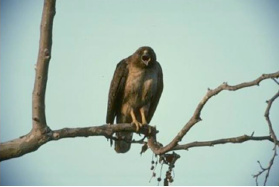
#> input picture in_data/images/1.png, 279 x 187 px
$ python main.py
#> lines starting #> are read from the running program, lines starting #| are printed output that depends on the picture
### seam_carving.py
import numpy as np
import cv2


class SeamCarver:
    def __init__(self, filename, out_height, out_width, protect_mask='', object_mask=''):
        # initialize parameter
#> called with filename = './in_data/images/1.png', out_height = 187, out_width = 230, protect_mask = '', object_mask = ''
        self.filename = filename
        self.out_height = out_height
        self.out_width = out_width

        # read in image and store as np.float64 format
        self.in_image = cv2.imread(filename).astype(np.float64)
        self.in_height, self.in_width = self.in_image.shape[: 2]
#> self.in_height = 187; self.in_width = 279

        # keep tracking resulting image
        self.out_image = np.copy(self.in_image)

        # object removal --> self.object = True
        self.object = (object_mask != '')
        if self.object:
            # read in object mask image file as np.float64 format in gray scale
            self.mask = cv2.imread(object_mask, 0).astype(np.float64)
            self.protect = False
        # image re-sizing with or without protect mask
        else:
            self.protect = (protect_mask != '')
            if self.protect:
                # if protect_mask filename is provided, read in protect mask image file as np.float64 format in gray scale
                self.mask = cv2.imread(protect_mask, 0).astype(np.float64)

        # kernel for forward energy map calculation
        self.kernel_x = np.array([[0., 0., 0.], [-1., 0., 1.], [0., 0., 0.]], dtype=np.float64)
        self.kernel_y_left = np.array([[0., 0., 0.], [0., 0., 1.], [0., -1., 0.]], dtype=np.float64)
        self.kernel_y_right = np.array([[0., 0., 0.], [1., 0., 0.], [0., -1., 0.]], dtype=np.float64)

        # constant for covered area by protect mask or object mask
        self.constant = 1000

        # starting program
        self.start()


    def start(self):
        """
        :return:

        If object mask is provided --> object removal function will be executed
        else --> seam carving function (image retargeting) will be process
        """
        if self.object:
            self.object_removal()
        else:
            self.seams_carving()


    def seams_carving(self):
        """
        :return:

        We first process seam insertion or removal in vertical direction then followed by horizontal direction.

        If targeting height or width is greater than original ones --> seam insertion,
        else --> seam removal

        The algorithm is written for seam processing in vertical direction (column), so image is rotated 90 degree
        counter-clockwise for seam processing in horizontal direction (row)
        """

        # calculate number of rows and columns needed to be inserted or removed
        delta_row, delta_col = int(self.out_height - self.in_height), int(self.out_width - self.in_width)
#> delta_row = 0; delta_col = -49

        # remove column
        if delta_col < 0:
            self.seams_removal(delta_col * -1)
        # insert column
        elif delta_col > 0:
            self.seams_insertion(delta_col)

        # remove row
        if delta_row < 0:
            self.out_image = self.rotate_image(self.out_image, 1)
            if self.protect:
                self.mask = self.rotate_mask(self.mask, 1)
            self.seams_removal(delta_row * -1)
            self.out_image = self.rotate_image(self.out_image, 0)
        # insert row
        elif delta_row > 0:
            self.out_image = self.rotate_image(self.out_image, 1)
            if self.protect:
                self.mask = self.rotate_mask(self.mask, 1)
            self.seams_insertion(delta_row)
            self.out_image = self.rotate_image(self.out_image, 0)


    # [29 lines left out: function object_removal, not called in this run]


    def seams_removal(self, num_pixel):
#> called with num_pixel = 49
        if self.protect:
            for dummy in range(num_pixel):
                energy_map = self.calc_energy_map()
                energy_map[np.where(self.mask > 0)] *= self.constant
                cumulative_map = self.cumulative_map_forward(energy_map)
                seam_idx = self.find_seam(cumulative_map)
                self.delete_seam(seam_idx)
                self.delete_seam_on_mask(seam_idx)
        else:
            for dummy in range(num_pixel):
                energy_map = self.calc_energy_map()
                cumulative_map = self.cumulative_map_forward(energy_map)
                seam_idx = self.find_seam(cumulative_map)
                self.delete_seam(seam_idx)
#> this loop made 49 passes
#> pass 1, in calc_energy_map, `b, g, r = cv2.split(self.out_image)`:
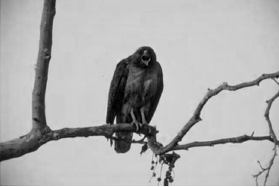
#> b: shape (187, 279) float64; min 0, max 255, mean 175.5
#> pass 1, in calc_energy_map, `b, g, r = cv2.split(self.out_image)`:
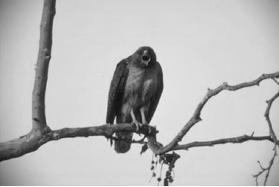
#> g: shape (187, 279) float64; min 17, max 255, mean 185.9
#> pass 1, in calc_energy_map, `b, g, r = cv2.split(self.out_image)`:
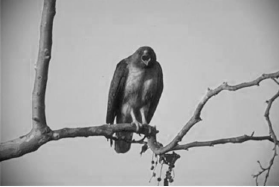
#> r: shape (187, 279) float64; min 12, max 255, mean 165.5
#> pass 1, in calc_energy_map, `b_energy = np.absolute(cv2.Scharr(b, -1, 1, 0)) + np.absolute(cv2.Scha..`:
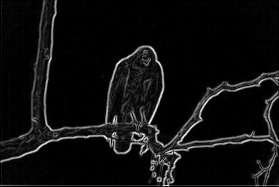
#> b_energy: shape (187, 279) float64; min 0, max 4222, mean 258.9; drawn with min black and max white
#> after the loop:
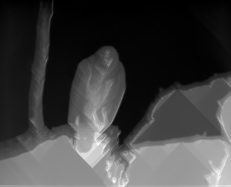
#> cumulative_map: shape (187, 231) float64; min 0, max 76194, mean 19307.8; drawn with min black and max white
#> after the loop:
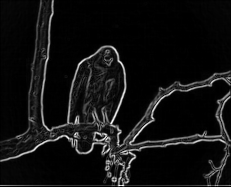
#> energy_map: shape (187, 231) float64; min 0, max 12320, mean 873.3; drawn with min black and max white


    # [40 lines left out: function seams_insertion, not called in this run]


    def calc_energy_map(self):
        b, g, r = cv2.split(self.out_image)
        b_energy = np.absolute(cv2.Scharr(b, -1, 1, 0)) + np.absolute(cv2.Scharr(b, -1, 0, 1))
        g_energy = np.absolute(cv2.Scharr(g, -1, 1, 0)) + np.absolute(cv2.Scharr(g, -1, 0, 1))
        r_energy = np.absolute(cv2.Scharr(r, -1, 1, 0)) + np.absolute(cv2.Scharr(r, -1, 0, 1))
        return b_energy + g_energy + r_energy


    # [8 lines left out: function cumulative_map_backward, not called in this run]


    def cumulative_map_forward(self, energy_map):
        matrix_x = self.calc_neighbor_matrix(self.kernel_x)
        matrix_y_left = self.calc_neighbor_matrix(self.kernel_y_left)
        matrix_y_right = self.calc_neighbor_matrix(self.kernel_y_right)

        m, n = energy_map.shape
        output = np.copy(energy_map)
        for row in range(1, m):
            for col in range(n):
                if col == 0:
                    e_right = output[row - 1, col + 1] + matrix_x[row - 1, col + 1] + matrix_y_right[row - 1, col + 1]
                    e_up = output[row - 1, col] + matrix_x[row - 1, col]
                    output[row, col] = energy_map[row, col] + min(e_right, e_up)
                elif col == n - 1:
                    e_left = output[row - 1, col - 1] + matrix_x[row - 1, col - 1] + matrix_y_left[row - 1, col - 1]
                    e_up = output[row - 1, col] + matrix_x[row - 1, col]
                    output[row, col] = energy_map[row, col] + min(e_left, e_up)
                else:
                    e_left = output[row - 1, col - 1] + matrix_x[row - 1, col - 1] + matrix_y_left[row - 1, col - 1]
                    e_right = output[row - 1, col + 1] + matrix_x[row - 1, col + 1] + matrix_y_right[row - 1, col + 1]
                    e_up = output[row - 1, col] + matrix_x[row - 1, col]
                    output[row, col] = energy_map[row, col] + min(e_left, e_right, e_up)
        return output


    def calc_neighbor_matrix(self, kernel):
        b, g, r = cv2.split(self.out_image)
        output = np.absolute(cv2.filter2D(b, -1, kernel=kernel)) + \
                 np.absolute(cv2.filter2D(g, -1, kernel=kernel)) + \
                 np.absolute(cv2.filter2D(r, -1, kernel=kernel))
        return output


    def find_seam(self, cumulative_map):
        m, n = cumulative_map.shape
        output = np.zeros((m,), dtype=np.uint32)
        output[-1] = np.argmin(cumulative_map[-1])
        for row in range(m - 2, -1, -1):
            prv_x = output[row + 1]
            if prv_x == 0:
                output[row] = np.argmin(cumulative_map[row, : 2])
            else:
                output[row] = np.argmin(cumulative_map[row, prv_x - 1: min(prv_x + 2, n - 1)]) + prv_x - 1
        return output


    def delete_seam(self, seam_idx):
        m, n = self.out_image.shape[: 2]
        output = np.zeros((m, n - 1, 3))
        for row in range(m):
            col = seam_idx[row]
            output[row, :, 0] = np.delete(self.out_image[row, :, 0], [col])
            output[row, :, 1] = np.delete(self.out_image[row, :, 1], [col])
            output[row, :, 2] = np.delete(self.out_image[row, :, 2], [col])
        self.out_image = np.copy(output)


    # [87 lines left out: functions add_seam, update_seams, rotate_image, rotate_mask, delete_seam_on_mask, add_seam_on_mask and 1 more, not called in this run]


    def save_result(self, filename):
#> called with filename = './out_data/image_result1.jpg'
        cv2.imwrite(filename, self.out_image.astype(np.uint8))
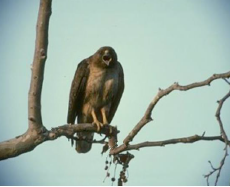
#> saved as image_result1.jpg: shape (187, 230, 3); mean B, G, R 171.1, 181.7, 162

### main.py
'''
Author: zhuqipeng
Date: 2021-10-30 16:47:59
version: 3.5
LastEditTime: 2021-10-31 23:33:43
LastEditors: zhuqipeng
Description:
FilePath: \Final Project\seam-carving\main.py
'''
from seam_carving import SeamCarver

import os


def image_resize_without_mask(filename_input, filename_output, new_height, new_width):
    obj = SeamCarver(filename_input, new_height, new_width)
    obj.save_result(filename_output)


def image_resize_with_mask(filename_input, filename_output, new_height, new_width, filename_mask):
    obj = SeamCarver(filename_input, new_height, new_width, protect_mask=filename_mask)
    obj.save_result(filename_output)


def object_removal(filename_input, filename_output, filename_mask):
    obj = SeamCarver(filename_input, 0, 0, object_mask=filename_mask)
    obj.save_result(filename_output)


if __name__ == '__main__':
    """
    Put image in in/images folder and protect or object mask in in/masks folder
    Ouput image will be saved to out/images folder with filename_output
    """

    folder_in = './in_data/'
    folder_out = './out_data/'

    filename_input = '1.png'
    filename_output = 'image_result1.jpg'
    # filename_mask = 'mask.jpg'
    new_height = 187
    new_width = 230

    input_image = os.path.join(folder_in, "images", filename_input)
    # input_mask = os.path.join(folder_in, "masks", filename_mask)
    output_image = os.path.join(folder_out, filename_output)

    image_resize_without_mask(input_image, output_image, new_height, new_width)
    # image_resize_with_mask(input_image, output_image, new_height, new_width, input_mask)
    # object_removal(input_image, output_image, input_mask)
